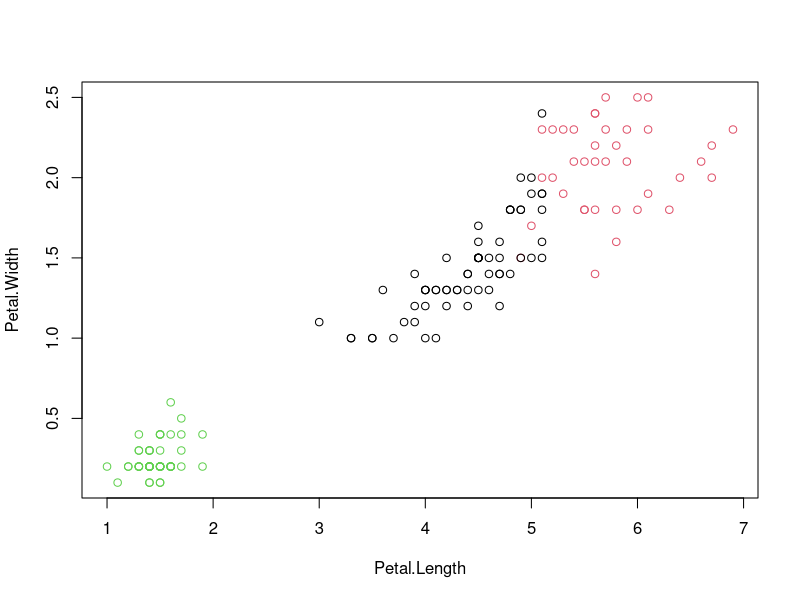

This chart was generated by the following R code:
iris
Iris.features=iris
Iris.features$Species<-NULL
View(Iris.features)
results<-kmeans(Iris.features,3)
results
results$size
table(iris$Species,results$cluster)
plot(iris[c("Petal.Length","Petal.Width")],col=results$cluster)
